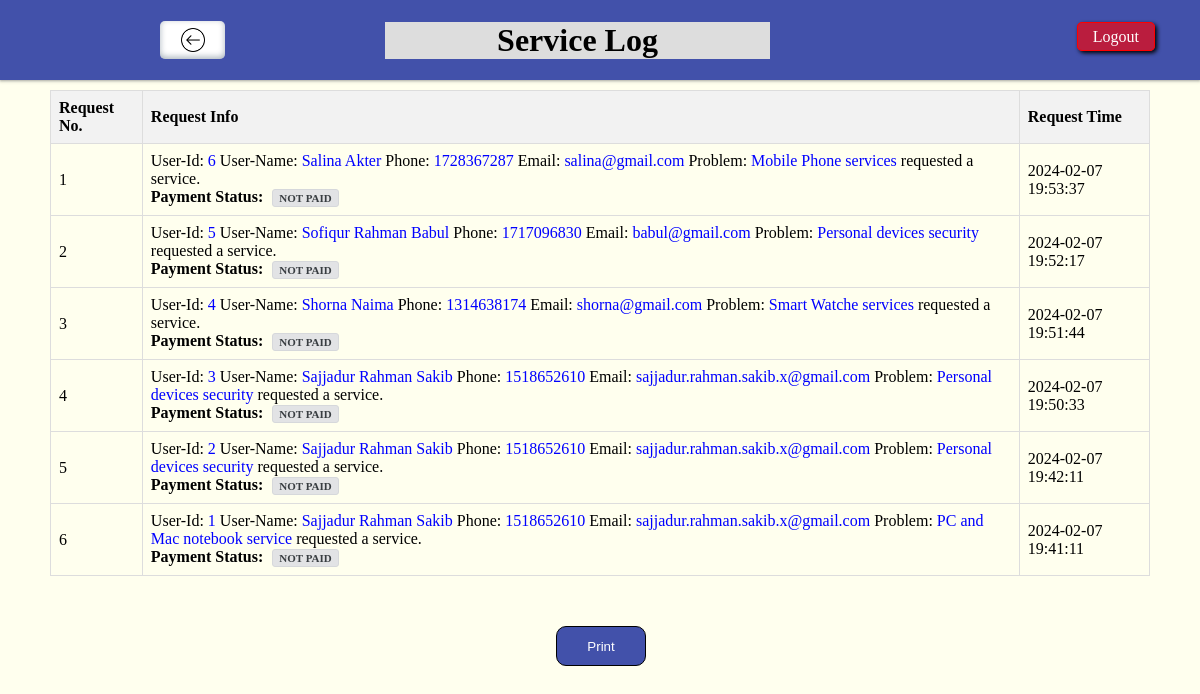
The app's page /admin/servicelog.php (signed in), older data.
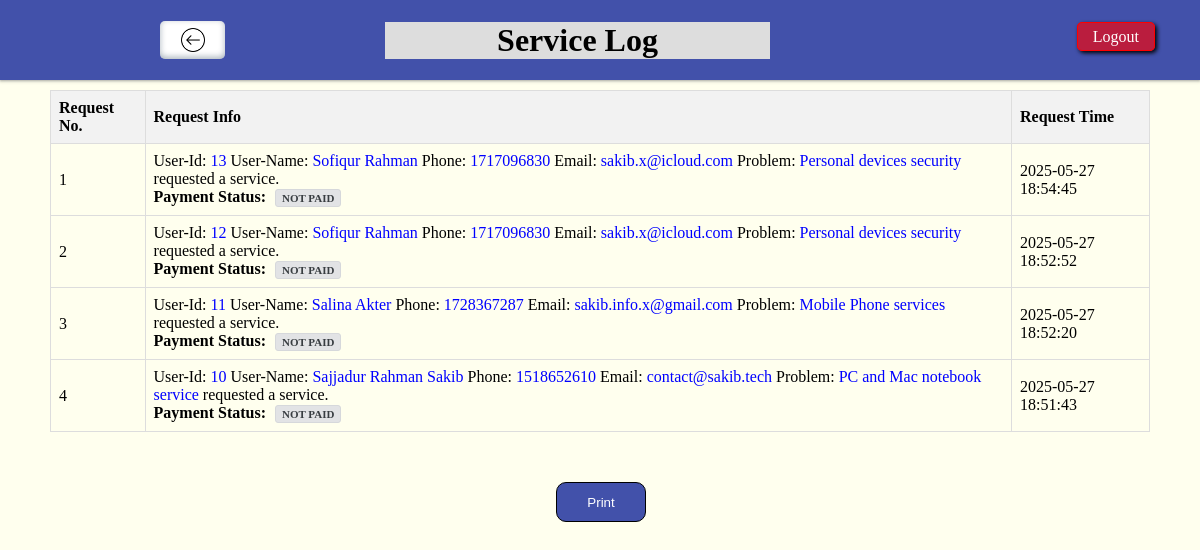
The same page, newer data.
### tables this page shows
CREATE TABLE `reservation` (
  `id` int(100) NOT NULL,
  `name` varchar(32) NOT NULL,
  `address` varchar(50) NOT NULL,
  `phone` int(14) NOT NULL,
  `email` varchar(38) NOT NULL,
  `problem` varchar(100) NOT NULL,
  `description` varchar(500) NOT NULL,
  `submission_time` timestamp NOT NULL DEFAULT current_timestamp(),
  `tracking` varchar(20) DEFAULT NULL
);

### admin/servicelog.php (the view, shortened to what this page needs)
<!DOCTYPE html>
<html lang="en">
<head>
    <link rel="stylesheet" href="servicelog.css">
</head>
<body>
    <div class="contaner">
        <div class="navbar item">
            <div class="blank">
                <a href="./admin.php" class="backbtn"></a>
            </div>
            <h1>Service Log</h1>
            <div class="logout">
                <a href="">Logout</a>
            </div>
        </div>
        <div class="content item">
            <table>
                <thead>
                    <tr>
                        <th>Request No.</th>
                        <th>Request Info</th>
                        <th>Request Time</th>
                    </tr>
                </thead>
                <tbody>
                    <?php
                        include 'config.php';
                        $sql = "SELECT r.*, p.transaction_id, p.amount, p.currency, p.status as payment_status, p.created_at as payment_date
                                FROM reservation r
                                LEFT JOIN payments p ON r.id = p.reservation_id
                                ORDER BY r.id DESC";
                        $result = mysqli_query($conn, $sql);
                        $no = 1;
                        while ($row = mysqli_fetch_assoc($result)) {
                            $payment_status = $row['payment_status'] ? $row['payment_status'] : 'Not Paid';
                            $status_class = '';
                            switch (strtolower($payment_status)) {
                                default:
                                    $status_class = 'status-unpaid';
                            }
                            echo '<tr>
                            <td>' . $no . '</td>
                            <td>
                                <p>User-Id: <span style="color: blue;">' . $row['id'] . '</span>
                                User-Name: <span style="color: blue;"> ' . $row['name'] . '</span>
                                Phone: <span style="color: blue;"> ' . $row['phone'] . '</span>
                                Email: <span style="color: blue;"> ' . $row['email'] . '</span>
                                Problem: <span style="color: blue;"> ' . $row['problem'] . '</span> requested a service.
                                <br><strong>Payment Status:</strong> <span class="payment-status '.$status_class.'">'.htmlspecialchars($payment_status).'</span>';
                            echo '</p>
                            </td>
                            <td>' . $row['submission_time'] . '</td>
                        </tr>';
                            $no++;
                        }
                    ?>
                </tbody>
            </table>
            <div style="width: 8%; /* Adjust width as needed */
                margin: 50px auto;">
                <form action="<?php $_SERVER['PHP_SELF']?>" method="POST">
                    <input style = "width: 90px;
                    height: 40px;
                     padding: 2px;
                      background-color: #4251aa;
                      color: #fff;
                       border-radius: 10px;
                       border: 1px solid black;" name="submit" type="submit" value="Print" class="printbtn">
                </form>
            </div>
        </div>
    </div>
</body>
</html>

Row changes from the older to the newer data that the page shows:
removed reservation: id "6", name "Salina Akter", phone "1728367287", email "salina@gmail.com", problem "Mobile Phone services", payment_status "NOT PAID", submission_time "2024-02-07 19:53:37"
removed reservation: id "5", name "Sofiqur Rahman Babul", phone "1717096830", email "babul@gmail.com", problem "Personal devices security", payment_status "NOT PAID", submission_time "2024-02-07 19:52:17"
removed reservation: id "4", name "Shorna Naima", phone "1314638174", email "shorna@gmail.com", problem "Smart Watche services", payment_status "NOT PAID", submission_time "2024-02-07 19:51:44"
removed reservation: id "3", name "Sajjadur Rahman Sakib", phone "1518652610", email "sajjadur.rahman.sakib.x@gmail.com", problem "Personal devices security", payment_status "NOT PAID", submission_time "2024-02-07 19:50:33"
removed reservation: id "2", name "Sajjadur Rahman Sakib", phone "1518652610", email "sajjadur.rahman.sakib.x@gmail.com", problem "Personal devices security", payment_status "NOT PAID", submission_time "2024-02-07 19:42:11"
removed reservation: id "1", name "Sajjadur Rahman Sakib", phone "1518652610", email "sajjadur.rahman.sakib.x@gmail.com", problem "PC and Mac notebook service", payment_status "NOT PAID", submission_time "2024-02-07 19:41:11"
added reservation: id "13", name "Sofiqur Rahman", phone "1717096830", email "sakib.x@icloud.com", problem "Personal devices security", payment_status "NOT PAID", submission_time "2025-05-27 18:54:45"
added reservation: id "12", name "Sofiqur Rahman", phone "1717096830", email "sakib.x@icloud.com", problem "Personal devices security", payment_status "NOT PAID", submission_time "2025-05-27 18:52:52"
added reservation: id "11", name "Salina Akter", phone "1728367287", email "sakib.info.x@gmail.com", problem "Mobile Phone services", payment_status "NOT PAID", submission_time "2025-05-27 18:52:20"
added reservation: id "10", name "Sajjadur Rahman Sakib", phone "1518652610", email "contact@sakib.tech", problem "PC and Mac notebook service", payment_status "NOT PAID", submission_time "2025-05-27 18:51:43"
